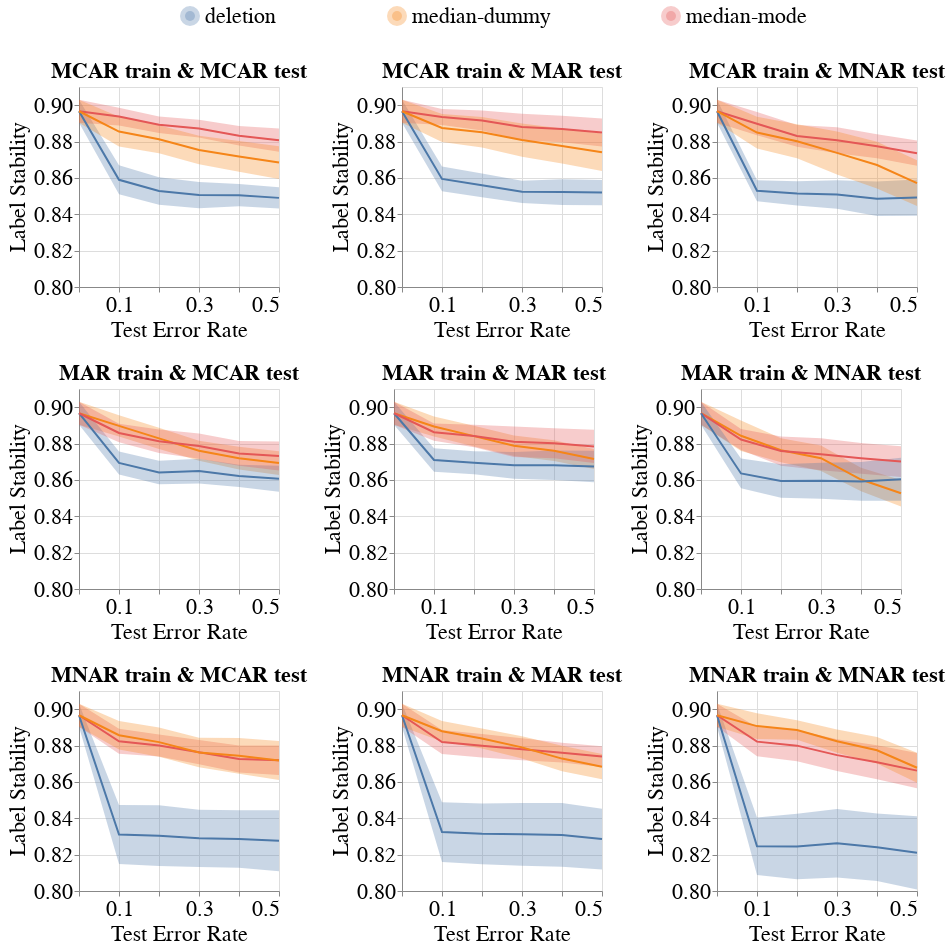

The notebook cell saved with this chart:
### Code cell
create_line_bands_for_diff_imputers(dataset_name=DATASET_NAME,
                                    model_name='mlp_clf',
                                    metric_name='Label_Stability',
                                    db_client=db_client)
